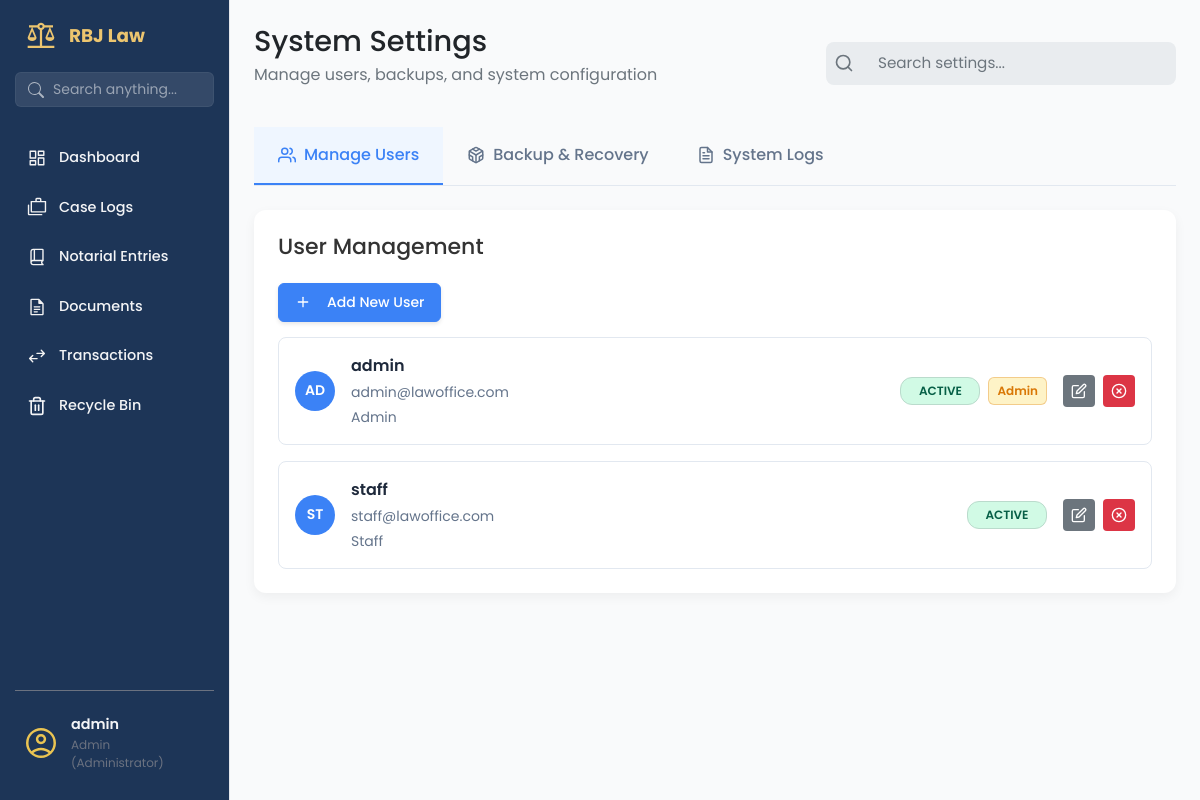
The app's page /settings (signed in), older data.
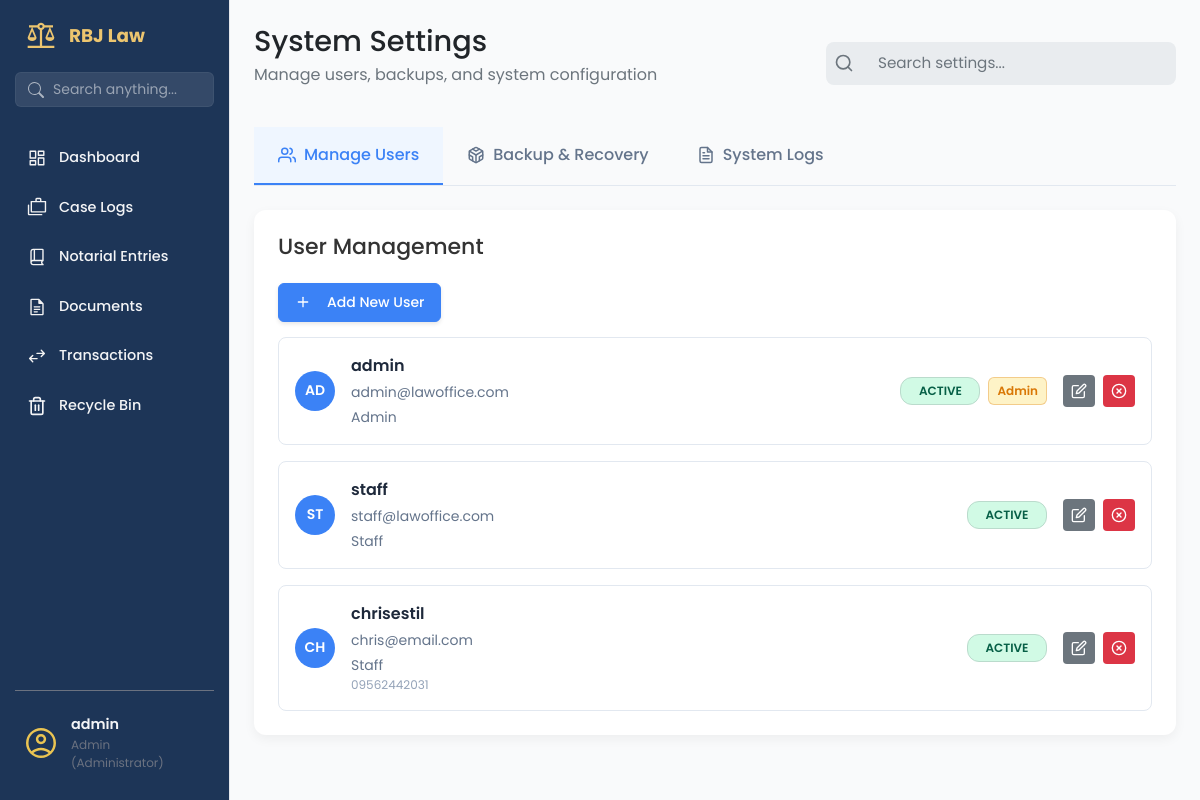
The same page, newer data.
### app/models/user_model.py (models this page shows, shortened)
class User(UserMixin, db.Model):
    __tablename__ = 'users'
    id = db.Column(db.Integer, primary_key=True)
    username = db.Column(db.String(80), unique=True, nullable=False, index=True)
    email = db.Column(db.String(120), unique=True, nullable=False)
    password_hash = db.Column(db.String(128), nullable=False)
    contact_number = db.Column(db.String(20), nullable=True)
    role = db.Column(db.String(50), default='attorney', nullable=False)
    is_active = db.Column(db.Boolean, default=True, nullable=False)
    is_admin = db.Column(db.Boolean, default=False, nullable=False)
    created_at = db.Column(db.DateTime, default=datetime.utcnow)
    updated_at = db.Column(db.DateTime, default=datetime.utcnow, onupdate=datetime.utcnow)

### app/routes/settings_route.py (the view)
@settings_bp.route('')
@login_required
def settings_page():
    users = []
    if current_user.is_admin:
        users = get_all_users()
    system_logs = []
    if current_user.is_admin:
        system_logs = SystemLogService.get_recent_logs(limit=50)
    return render_template('settings_page.html',
                         users=users,
                         system_logs=system_logs)

### app/services/system_log_service.py (called while the page is built)
    @staticmethod
    def get_recent_logs(limit=50):
        return SystemLog.query.order_by(SystemLog.timestamp.desc()).limit(limit).all()

### app/services/user_service.py (called while the page is built)
def get_all_users():
    try:
        return User.query.all()
    except SQLAlchemyError as e:
        logging.error(f"Error fetching all users: {e}")
        return []

### app/templates/settings_page.html (shortened to what this page needs)
{% extends "base.html" %}
{% block content %}
<main class="dashboard-content">
    <header class="dashboard-header">
        <div>
            <h1>System Settings</h1>
            <p>Manage users, backups, and system configuration</p>
        </div>
        <div class="search-bar">
            <svg class="search-bar__icon" xmlns="http://www.w3.org/2000/svg" width="20" height="20"
                viewBox="0 0 24 24" fill="none" stroke="currentColor" stroke-width="2" stroke-linecap="round"
                stroke-linejoin="round">
                <circle cx="11" cy="11" r="8"></circle>
                <line x1="21" y1="21" x2="16.65" y2="16.65"></line>
            </svg>
            <input class="search-bar__input" type="text" placeholder="Search settings...">
        </div>
    </header>
    <nav class="settings-tabs">
        <div class="settings-tabs__container">
            <button class="settings-tab active" data-tab="users">
                Manage Users
            </button>
            <button class="settings-tab" data-tab="backup">
                Backup & Recovery
            </button>
            {% if current_user.is_admin %}
            <button class="settings-tab" data-tab="logs">
                System Logs
            </button>
            {% endif %}
        </div>
    </nav>
    <section class="settings-content">
        <div id="users-tab" class="settings-tab-content active">
            {% include "settings/users_tab.html" %}
        </div>
    </section>
</main>
{% endblock %}

### app/templates/base.html (shortened to what the changed rows need)
<!DOCTYPE html>
<html lang="en">
<head>
    <link rel="stylesheet" href="{{ url_for('static', filename='vendor/bootstrap/css/bootstrap.min.css') }}">
    <link rel="stylesheet" href="{{ url_for('static', filename='css/main.css') }}">
    <link rel="stylesheet" href="{{ url_for('static', filename='css/sidebar.css') }}">
</head>
<body>
    <aside class="sidebar">
        <div class="sidebar-header">
            <h2>RBJ Law</h2>
        </div>
        <div class="sidebar-footer">
            <button class="avatar-btn" id="avatarBtn">
                <div class="user-info">
                    <span class="user-name">
                        {{ current_user.username }}
                    </span>
                    <span class="user-role">
                        {{ current_user.role|title }}
                        {% if current_user.is_admin %} (Administrator){% endif %}
                    </span>
                </div>
            </button>
        </div>
    </aside>
    <div class="page-container">
        {% block content %}
        {% endblock %}
    </div>
</body>
</html>

### app/templates/settings/users_tab.html (shortened to what this page needs)
<div class="panel-card">
    <header class="panel-card__header">
        <h3 class="panel-card__title">User Management</h3>
        <button class="btn btn-primary" onclick="openCreateUserModal()">
            <svg class="btn-icon-left" xmlns="http://www.w3.org/2000/svg" width="16" height="16" viewBox="0 0 24 24"
                fill="none" stroke="currentColor" stroke-width="2" stroke-linecap="round" stroke-linejoin="round">
                <line x1="12" y1="5" x2="12" y2="19"></line>
                <line x1="5" y1="12" x2="19" y2="12"></line>
            </svg>
            Add New User
        </button>
    </header>
    <div class="panel-card__body">
        <div class="user-list">
            {% for user in users %}
            <div class="user-item" data-user-id="{{ user.id }}">
                <div class="user-item__info">
                    <div class="user-item__avatar">{{ user.username[:2].upper() }}</div>
                    <div>
                        <p class="user-item__name">{{ user.username }}</p>
                        <p class="user-item__email">{{ user.email }}</p>
                        <span class="user-item__role">{{ user.role|title }}</span>
                        {% if user.contact_number %}
                        <span class="user-item__contact">{{ user.contact_number }}</span>
                        {% endif %}
                    </div>
                </div>
                <div class="user-item__status">
                    <span class="status-tag status-tag--{% if user.is_active %}active{% else %}inactive{% endif %}">
                        {% if user.is_active %}Active{% else %}Inactive{% endif %}
                    </span>
                    {% if user.is_admin %}
                    <span class="badge badge--admin">Admin</span>
                    {% endif %}
                </div>
                <div class="user-item__actions">
                    <button class="btn-action btn-action--secondary" title="Edit"
                        onclick="openEditUserModal('{{ user.id }}')">
                    </button>
                    {% if user.is_active %}
                    <button class="btn-action btn-action--danger" title="Deactivate"
                        onclick="deactivateUser('{{ user.id }}', '{{ user.username }}')">
                        <svg xmlns="http://www.w3.org/2000/svg" width="16" height="16" viewBox="0 0 24 24" fill="none"
                            stroke="currentColor" stroke-width="2" stroke-linecap="round" stroke-linejoin="round">
                            <circle cx="12" cy="12" r="10"></circle>
                            <line x1="15" y1="9" x2="9" y2="15"></line>
                            <line x1="9" y1="9" x2="15" y2="15"></line>
                        </svg>
                    </button>
                    {% endif %}
                </div>
            </div>
            {% endfor %}
        </div>
    </div>
</div>

Row changes from the older to the newer data that the page shows:
added User: username "CH", username "chrisestil", email "chris@email.com", role "Staff", contact_number "09562442031", is_active "ACTIVE"
